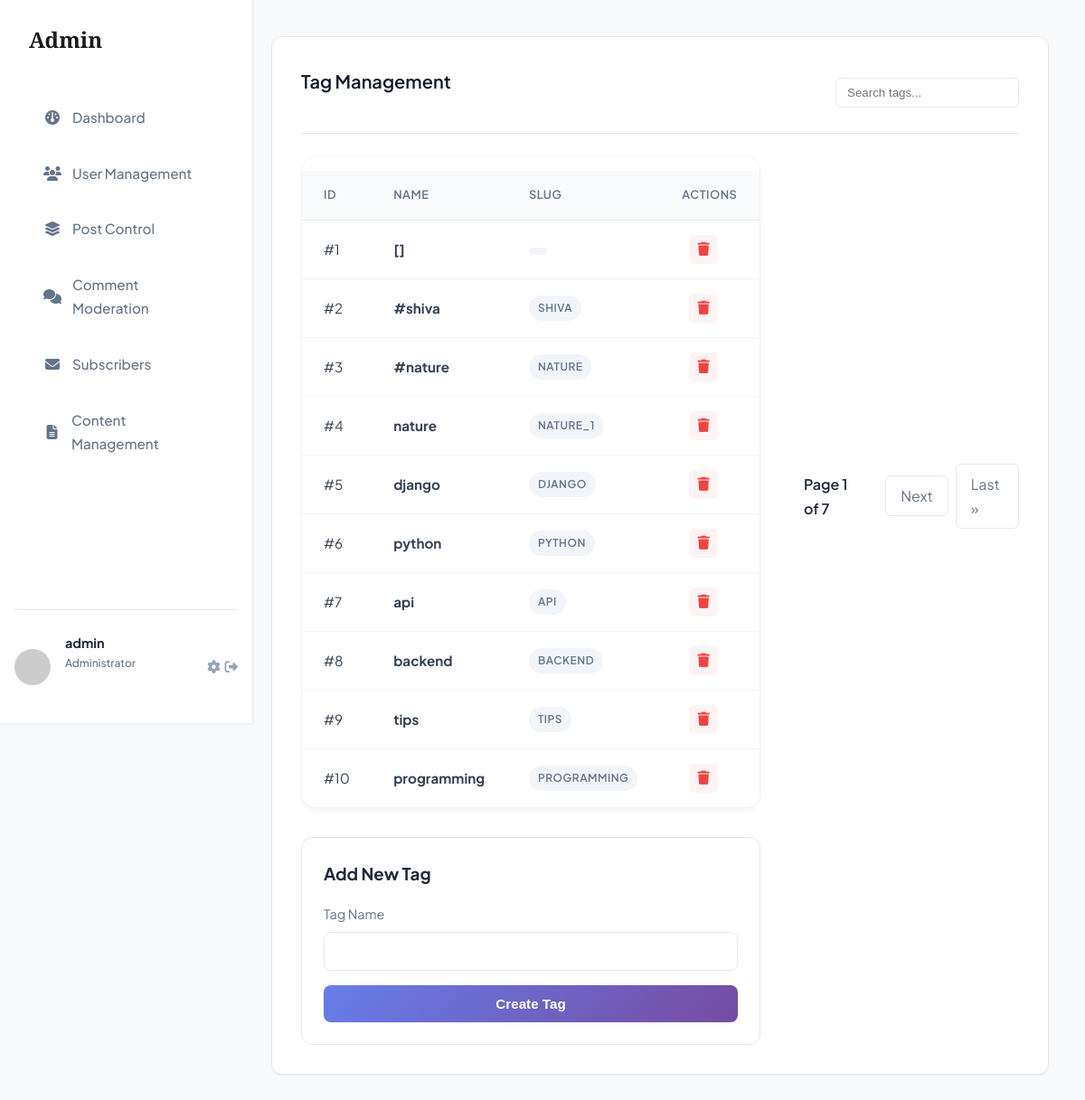
/admin-dashboard/tags/ (signed in), run on the app's committed database.
### myapp/views.py (the view, shortened to what this page needs)
# urls.py: path('admin-dashboard/tags/', views.admin_tags, name='admin_tags'),
@login_required
def admin_tags(request):
    if not request.user.is_superuser:
        return redirect('home')
    search_query = request.GET.get('q', '')
    tag_list = Tag.objects.all()
    if search_query:
        tag_list = tag_list.filter(
            Q(name__icontains=search_query) |
            Q(slug__icontains=search_query)
        )
    page = request.GET.get('page', 1)
    paginator = Paginator(tag_list, 10)
    try:
        tags = paginator.page(page)
    except PageNotAnInteger:
        tags = paginator.page(1)
    except EmptyPage:
        tags = paginator.page(paginator.num_pages)
    return render(
        request,
        'custom_admin/tag_list.html',
        {'tags': tags, 'search_query': search_query, 'page_obj': tags}
    )

### myapp/templates/custom_admin/tag_list.html (shortened to what this page needs)
{% extends 'custom_admin/base.html' %}
{% block admin_content %}
<div class="admin-section">
    <div class="section-header">
        <h2>Tag Management</h2>
        <form method="get" style="display:flex; align-items:center;">
            <input type="text" name="q" placeholder="Search tags..." value="{{ search_query }}"
                style="padding:8px 12px; border:1px solid #e2e8f0; border-radius:6px;">
        </form>
    </div>
    <div style="display: grid; grid-template-columns: 2fr 1fr; gap: 2rem;">
        <div class="table-container">
            <table class="admin-table">
                <thead>
                    <tr>
                        <th>ID</th>
                        <th>Name</th>
                        <th>Slug</th>
                        <th>Actions</th>
                    </tr>
                </thead>
                <tbody>
                    {% for tag in tags %}
                    <tr>
                        <td>#{{ tag.id }}</td>
                        <td><strong>{{ tag.name }}</strong></td>
                        <td><span class="status-badge" style="background: #f1f5f9; color: #64748b;">{{ tag.slug }}</span></td>
                        <td>
                            <div class="action-buttons">
                                <a href="{% url 'admin_delete_tag' tag.pk %}" class="btn-icon delete"
                                    title="Delete"
                                    onclick="return confirm('Are you sure you want to delete this tag?')"><i
                                        class="fas fa-trash"></i></a>
                            </div>
                        </td>
                    </tr>
                    {% empty %}
                    <tr>
                        <td colspan="4" style="text-align: center;">No tags found.</td>
                    </tr>
                    {% endfor %}
                </tbody>
            </table>
        </div>
        {% include 'includes/pagination.html' %}
        <div
            style="background: white; padding: 1.5rem; border-radius: 12px; border: 1px solid #e2e8f0; height: fit-content;">
            <h3 style="margin-bottom: 1rem; color: #1e293b;">Add New Tag</h3>
            <form method="POST">
                <div style="margin-bottom: 1rem;">
                    <label style="display: block; margin-bottom: 0.5rem; color: #64748b; font-size: 0.9rem;">Tag Name</label>
                    <input type="text" name="name" required
                        style="width: 100%; padding: 0.75rem; border: 1px solid #e2e8f0; border-radius: 8px; font-size: 0.95rem;">
                </div>
                <button type="submit" class="btn-primary" style="width: 100%;">Create Tag</button>
            </form>
        </div>
    </div>
</div>
{% endblock %}

### myapp/templates/custom_admin/base.html (shortened to what this page needs)
<!DOCTYPE html>
<html lang="en">
<head>
    <link rel="stylesheet" href="https://cdnjs.cloudflare.com/ajax/libs/font-awesome/6.4.0/css/all.min.css">
    {% load static %}
    <link rel="stylesheet" href="{% static 'css/style.css' %}">
</head>
<body class="admin-body">
    <div class="admin-layout">
        <aside class="admin-sidebar">
            <div class="sidebar-brand">
                <h2>Admin</h2>
            </div>
            <nav class="sidebar-nav">
                <a href="{% url 'admin_dashboard' %}"
                    class="nav-item {% if request.resolver_match.url_name == 'admin_dashboard' %}active{% endif %}">
                    <i class="fas fa-gauge"></i> Dashboard
                </a>
                <a href="{% url 'admin_users' %}"
                    class="nav-item {% if request.resolver_match.url_name == 'admin_users' %}active{% endif %}">
                    <i class="fas fa-users"></i> User Management
                </a>
                <a href="{% url 'admin_post_list' %}"
                    class="nav-item {% if request.resolver_match.url_name == 'admin_post_list' %}active{% endif %}">
                    <i class="fas fa-layer-group"></i> Post Control
                </a>
                <a href="{% url 'admin_comments' %}"
                    class="nav-item {% if request.resolver_match.url_name == 'admin_comments' %}active{% endif %}">
                    <i class="fas fa-comments"></i> Comment Moderation
                </a>
                <a href="{% url 'subscriber_list' %}"
                    class="nav-item {% if request.resolver_match.url_name == 'subscriber_list' %}active{% endif %}">
                    <i class="fas fa-envelope"></i> Subscribers
                </a>
                <a href="{% url 'admin_content' %}"
                    class="nav-item {% if request.resolver_match.url_name == 'admin_content' %}active{% endif %}">
                    <i class="fas fa-file-alt"></i> Content Management
                </a>
            </nav>
            <div class="sidebar-footer">
                <div class="admin-user">
                    <img src="https://ui-avatars.com/api/?name={{ user.username }}&background=6366f1&color=fff"
                        alt="Admin">
                    <div class="user-info">
                        <strong>{{ user.username }}</strong>
                        <span>Administrator</span>
                    </div>
                    <div style="display:flex; gap:5px;">
                        <a href="{% url 'edit_profile' %}" class="logout-btn" title="Edit Profile"><i
                                class="fas fa-cog"></i></a>
                        <a href="{% url 'logout' %}" class="logout-btn" title="Logout"
                            onclick="return confirm('Are you sure you want to logout?');"><i
                                class="fas fa-sign-out-alt"></i></a>
                    </div>
                </div>
            </div>
        </aside>
        <main class="admin-main">
            {% block admin_content %}{% endblock %}
        </main>
    </div>
</body>
</html>

### data on the page
Tag: id "1", name "[]"
Tag: id "2", name "#shiva", slug "SHIVA"
Tag: id "3", name "#nature", slug "NATURE"
Tag: id "4", name "nature", slug "NATURE_1"
Tag: id "5", name "django", slug "DJANGO"
Tag: id "6", name "python", slug "PYTHON"
Tag: id "7", name "api", slug "API"
Tag: id "8", name "backend", slug "BACKEND"
Tag: id "9", name "tips", slug "TIPS"
Tag: id "10", name "programming", slug "PROGRAMMING"

### other printed values
{{ user.username }} "admin"
{{ page_obj.number }} "1"
{{ page_obj.paginator.num_pages }} "7"
